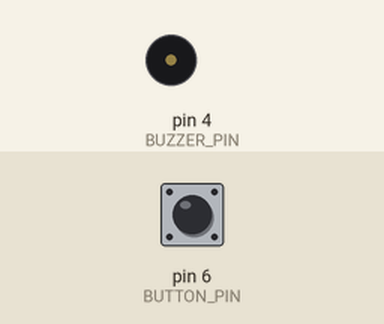
This sketch was run on a simulated Arduino Uno, built with avr-gcc and run on an emulated ATmega328P. Parts: buzzer (waves = sounding, pin HIGH). The test bench sets the inputs (shaded band); at power-on: pin 6 (BUTTON_PIN) LOW.

Above: at 1.2 s.
1.3 s: pin 6 (BUTTON_PIN) pulled HIGH for 0.15 s
At 1.37 s:
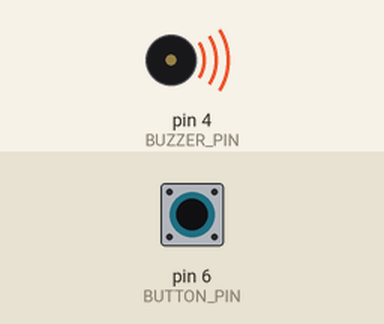
2.9 s: pin 6 (BUTTON_PIN) pulled HIGH for 3.2 s
At 6.4 s:
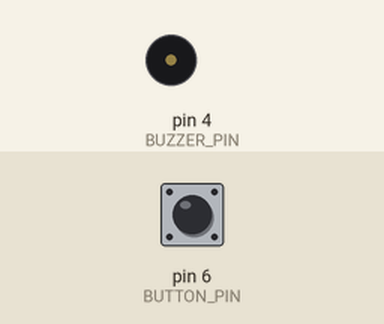
Timing chart, 0 to 7.9 s (numbered marks = the images above; inputs shaded):
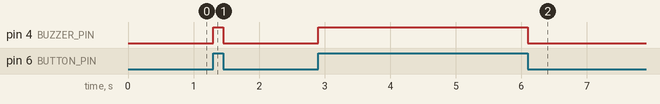

Measured:
- after the input at 1.3 s, pin 4 (BUZZER_PIN): LOW → HIGH at once, → LOW 0.15 s later
- after the input at 2.9 s, pin 4 (BUZZER_PIN): LOW → HIGH at once, → LOW 3.2 s later

The sketch:

Using_A_Button_To_Activate_A_Buzzer.ino
```cpp
#define BUZZER_PIN 4 //Use digital pin 4 for the buzzer
#define BUTTON_PIN 6 //Use digital pin 6 for the button
int buttonState = LOW;

void setup()
{
    //Set the digital pin modes
    pinMode(BUZZER_PIN, OUTPUT);
    pinMode(BUTTON_PIN, INPUT);
}

void loop()
{
    //Read the current state of the button
    buttonState = digitalRead(BUTTON_PIN);
    if (buttonState == HIGH)
    {
        //If the button is pressed, turn the buzzer on
        digitalWrite(BUZZER_PIN, HIGH);
    }
    else
    {
        //If not, turn the buzzer off
        digitalWrite(BUZZER_PIN, LOW);
    }
}
```
